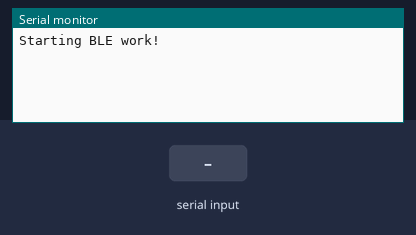
The sketch below on a simulated ESP32. Parts: the last lines printed to the serial monitor. The inputs (shaded band) are chosen by the test bench. USB keyboard and mouse output is not drawn.

Above: at 1.2 s.
1.3 s: "u90\n" received over Serial
At 1.7 s:
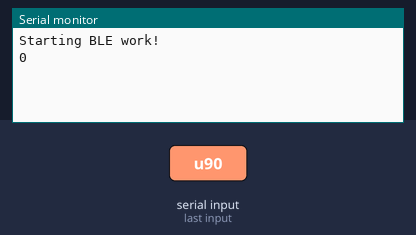
2.8 s: "u,45\n" received over Serial
At 4.1 s:
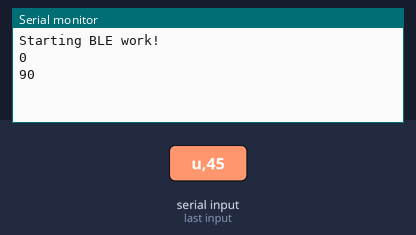

Measured:
- after the input at 1.3 s, the serial monitor: prints a new line at once (image 1)
- after the input at 2.8 s, the serial monitor: prints a new line at once (image 2)

The sketch:

esp_ble.ino
```cpp
#include <BleKeyboard.h>
#include <stdio.h>
#include <stdlib.h>
#include <string.h>
#include <stdint.h>

BleKeyboard bleKeyboard("GCHOI Keyboard", "GCHOI", 100);
char code[10];
void setup()
{
  code[0] = '\0';
  Serial.begin(115200);
  Serial2.begin(9600);
  bleKeyboard.begin();

  Serial.println("Starting BLE work!");
}

void loop()
{
  if (Serial.available() > 0)
  {
    char incomingChar = Serial.read();
    if (incomingChar == 'u')
    {
      int codeNum = atoi(code);
      Serial.println(codeNum);
      if (codeNum == 130)
      {
        bleKeyboard.releaseAll();
      }
      else
      {
        bleKeyboard.release(codeNum);
      }
      code[0] = '\0';
    }
    else if (incomingChar == 'd')
    {
      int codeNum = atoi(code);
      Serial.println(codeNum);
      bleKeyboard.press(codeNum);
      code[0] = '\0';
    }
    else
    {
      uint8_t len = strlen(code);
      code[len] = incomingChar;
      code[len + 1] = '\0';
    }
  }
}
```
